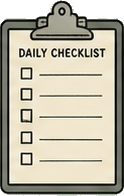
#> input picture assets/room/props/clipboard.png, 124 x 196 px, given in place of scoreboard_source.png, which was not available
$ python cut-scoreboard.py
#> lines starting #> are read from the running program, lines starting #| are printed output that depends on the picture; pictures that were not available may be replaced by others from this repository, and a replacement may not be noted
# Cut the plaque off its background and MEASURE its three wells.
#
#   python3 tools/cut-scoreboard.py <source.png> [assets/room/props/scoreboard.png]
#
# Paste the fractions it prints into the biome's `scoreboard.wells`.
#
# The wells are cream on a cream plate — only their dark outlines separate them
# — so no colour key can find them. What does: the outlines SEAL them. Flood the
# non-dark pixels from the image border and you reach the teal ground only;
# every other non-dark region is walled in by ink. Label those regions and the
# wells fall out as the three big cream rectangles inside the plate.
from PIL import Image
from collections import deque
import os, sys

SRC = sys.argv[1] if len(sys.argv) > 1 else "scoreboard_source.png"
OUT = sys.argv[2] if len(sys.argv) > 2 else "assets/room/props/scoreboard.png"

im = Image.open(SRC).convert("RGB")
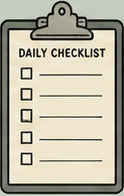
#> im: PIL image 124x196 RGB; mean R, G, B 184.7, 180.4, 162.2
W, H = im.size
#> W = 124; H = 196
px = im.load()
bg = px[5, 5]
#> bg = (195, 205, 190)
print("background", bg, (W, H))
#| background (195, 205, 190) (124, 196)

def near(a, b, tol):
    return abs(a[0]-b[0]) + abs(a[1]-b[1]) + abs(a[2]-b[2]) <= tol

# --- 1. transparency: flood the background in from every edge --------------
rgba = im.convert("RGBA")
ap = rgba.load()
seen = bytearray(W * H)
q = deque()
for x in range(W):
    for y in (0, H-1):
        q.append((x, y)); seen[y*W+x] = 1
for y in range(H):
    for x in (0, W-1):
        if not seen[y*W+x]: q.append((x, y)); seen[y*W+x] = 1
while q:
    x, y = q.popleft()
    r, g, b, _ = ap[x, y]
    if not near((r, g, b), bg, 60):
        continue
    ap[x, y] = (r, g, b, 0)
    for dx, dy in ((1,0),(-1,0),(0,1),(0,-1)):
        nx, ny = x+dx, y+dy
        if 0 <= nx < W and 0 <= ny < H and not seen[ny*W+nx]:
            seen[ny*W+nx] = 1; q.append((nx, ny))
#> this loop made 2676 passes
#> (r, g, b) on passes 1 to 3: (195, 205, 189), (196, 204, 190), (196, 205, 190)

box = rgba.getbbox()
#> box = (0, 0, 124, 195)
print("plaque bbox", box)
#| plaque bbox (0, 0, 124, 195)
cut = rgba.crop(box)
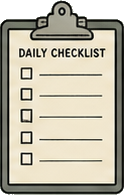
#> cut: PIL image 124x195 RGBA; mean R, G, B, A 184.6, 180.2, 162, 234.3; transparent parts drawn white
# The plaque draws at roughly 380 device pixels wide. Shipping five times that
# is a megabyte of PNG, inlined into a single file people open on a phone, for
# detail no screen will ever show. Cap it at a comfortable multiple instead.
MAXW = 1095
if cut.width > MAXW:
    cut = cut.resize((MAXW, round(cut.height * MAXW / cut.width)), Image.LANCZOS)
cut.save(OUT)
print("saved", OUT, cut.size)
#| saved assets/room/props/scoreboard.png (124, 195)

# --- 2. the wells ----------------------------------------------------------
cw, ch = cut.size
#> cw = 124; ch = 195
cp = cut.load()
INK_MAX = 150            # anything this dark is outline
def is_ink(p):
    return p[3] > 40 and (p[0]+p[1]+p[2]) / 3 < INK_MAX

lab = [[0]*ch for _ in range(cw)]
#> lab = 124 items
regions = []
cur = 0
for sx in range(cw):
    for sy in range(ch):
        if lab[sx][sy] or is_ink(cp[sx, sy]) or cp[sx, sy][3] <= 40:
            continue
        cur += 1
        dq = deque([(sx, sy)]); lab[sx][sy] = cur
        x0=x1=sx; y0=y1=sy; n=0; rs=gs=bs=0
        while dq:
            x, y = dq.popleft(); n += 1
            c = cp[x, y]; rs+=c[0]; gs+=c[1]; bs+=c[2]
            if x<x0: x0=x
            if x>x1: x1=x
            if y<y0: y0=y
            if y>y1: y1=y
            for dx, dy in ((1,0),(-1,0),(0,1),(0,-1)):
                nx, ny = x+dx, y+dy
                if 0<=nx<cw and 0<=ny<ch and not lab[nx][ny] \
                   and cp[nx,ny][3] > 40 and not is_ink(cp[nx,ny]):
                    lab[nx][ny] = cur; dq.append((nx, ny))
        w, h = x1-x0+1, y1-y0+1
        regions.append(dict(box=(x0,y0,x1+1,y1+1), n=n, fill=n/(w*h),
                            col=(rs//n, gs//n, bs//n), w=w, h=h))
#> after the loop, cur = 40; regions = 40 items

wells = [r for r in regions
         if r["fill"] > 0.93 and r["n"] > (cw*ch) * 0.004
         and min(r["col"]) > 190 and r["w"] > r["h"]]
#> wells = []
wells.sort(key=lambda r: r["box"][0])
print("\ncandidate wells (left to right):")
for r in wells:
    x0,y0,x1,y1 = r["box"]
    print("  box=(%4d,%4d,%4d,%4d)  %3dx%3d  fill=%.2f  col=%s"
          % (x0,y0,x1,y1,r["w"],r["h"],r["fill"],r["col"]))
    print("     as fractions of the sprite: x %.4f..%.4f  y %.4f..%.4f"
          % (x0/cw, x1/cw, y0/ch, y1/ch))
#> this loop made 0 passes

$ run again, on assets/room/props/clock.png
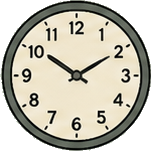
#> input picture assets/room/props/clock.png, 151 x 151 px
#> `im = Image.open(SRC).convert("RGB")`:
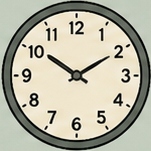
#> im: PIL image 151x151 RGB; mean R, G, B 182.2, 180.5, 163.3
#> bg = (193, 204, 188)
#| background (193, 204, 188) (151, 151)
#> the loop `while q:` made 5541 passes
#> (r, g, b) on passes 1 to 3: (196, 204, 190), (196, 205, 189), (197, 205, 191)
#> box = (1, 0, 151, 151)
#| plaque bbox (1, 0, 151, 151)
#> `cut = rgba.crop(box)`:
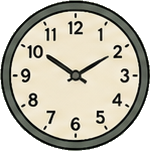
#> cut: PIL image 150x151 RGBA; mean R, G, B, A 182.1, 180.4, 163.1, 199.1; transparent parts drawn white
#| saved out.png (150, 151)
#> lab = 150 items
#> after the loop `for sx in range(cw):`: cur = 78; regions = 78 items
#> wells = []
